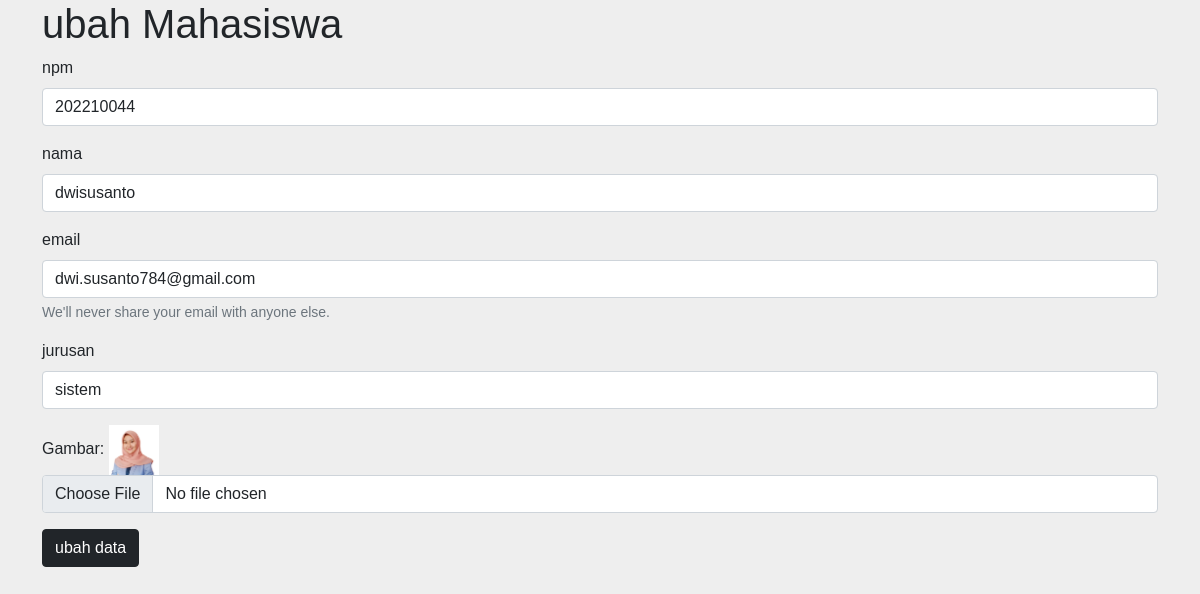
Page /144.upload/ubah.php?id=1 on the committed database.
### tables this page shows
CREATE TABLE `mahasiswa` (
  `id` int(11) NOT NULL,
  `nama` varchar(100) DEFAULT NULL,
  `npm` varchar(10) DEFAULT NULL,
  `email` varchar(100) DEFAULT NULL,
  `jurusan` varchar(100) NOT NULL,
  `gambar` varchar(100) DEFAULT NULL
);

### 144.upload/function.php (called while the page is built, shortened)
<?php
$conn = mysqli_connect('localhost', 'root', '', 'phpdasar');
function query($query)
{
    global $conn;
    $result = mysqli_query($conn, $query);
    $rows = [];
    while ($row = mysqli_fetch_assoc($result)) {
        $rows[] = $row;
    }
    return $rows;
}
?>

### 144.upload/ubah.php (the view, shortened to what this page needs)
<?php
require 'function.php';
$id = $_GET["id"];
$mhs = query("SELECT * FROM mahasiswa WHERE id = $id")[0];
?>
<!doctype html>
<html lang="en">
<head>
    <link href="../bootstrap/css/bootstrap.min.css" rel="stylesheet">
    <link rel="stylesheet" href="style.css">
</head>
<body>
<div class="container">
<h1>ubah Mahasiswa</h1>
<form method="POST" action="" enctype="multipart/form-data">
    <div class="mb-3">
        <label for="npm" class="form-label">npm</label>
        <input type="text" class="form-control" id="npm" name="npm" required value="<?= $mhs["npm"];?>">
    </div>
     <div class="mb-3">
        <label for="nama" class="form-label">nama</label>
        <input type="text" class="form-control" id="nama" name="nama" required value="<?= $mhs["nama"];?>">
    </div>
    <div class="mb-3">
        <label for="email" class="form-label">email</label>
        <input type="email" class="form-control" id="exampleInputEmail1" aria-describedby="emailHelp" name="email" required value="<?= $mhs["email"];?>">
        <div id="emailHelp" class="form-text">We'll never share your email with anyone else.</div>
    </div>
    <div class="mb-3">
        <label for="jurusan" class="form-label">jurusan</label>
        <input type="text" class="form-control" id="jurusan" name="jurusan" required value="<?= $mhs["jurusan"];?>">
    </div>
        <div class="mb-3">
        <label for="formFile" class="form-label">Gambar:</label>
        <img class="profil"src="../img/<?= $mhs['gambar'];?>">
        <input class="form-control" type="file" id="formFile" name="gambar">
    </div>
        <button type="submit" class="btn btn-dark" name="submit">ubah data</button>
</form>
</div>
</body>
</html>

### 144.upload/style.css (style rules this page uses)
.profil { width: 50px }
body { background-color: #eee; font-family: "Poppins", sans-serif; font-weight: 300 }

### rows in the picture
mahasiswa: npm "202210044", nama "dwisusanto", email "dwi.susanto784@gmail.com", jurusan "sistem", gambar (picture)
